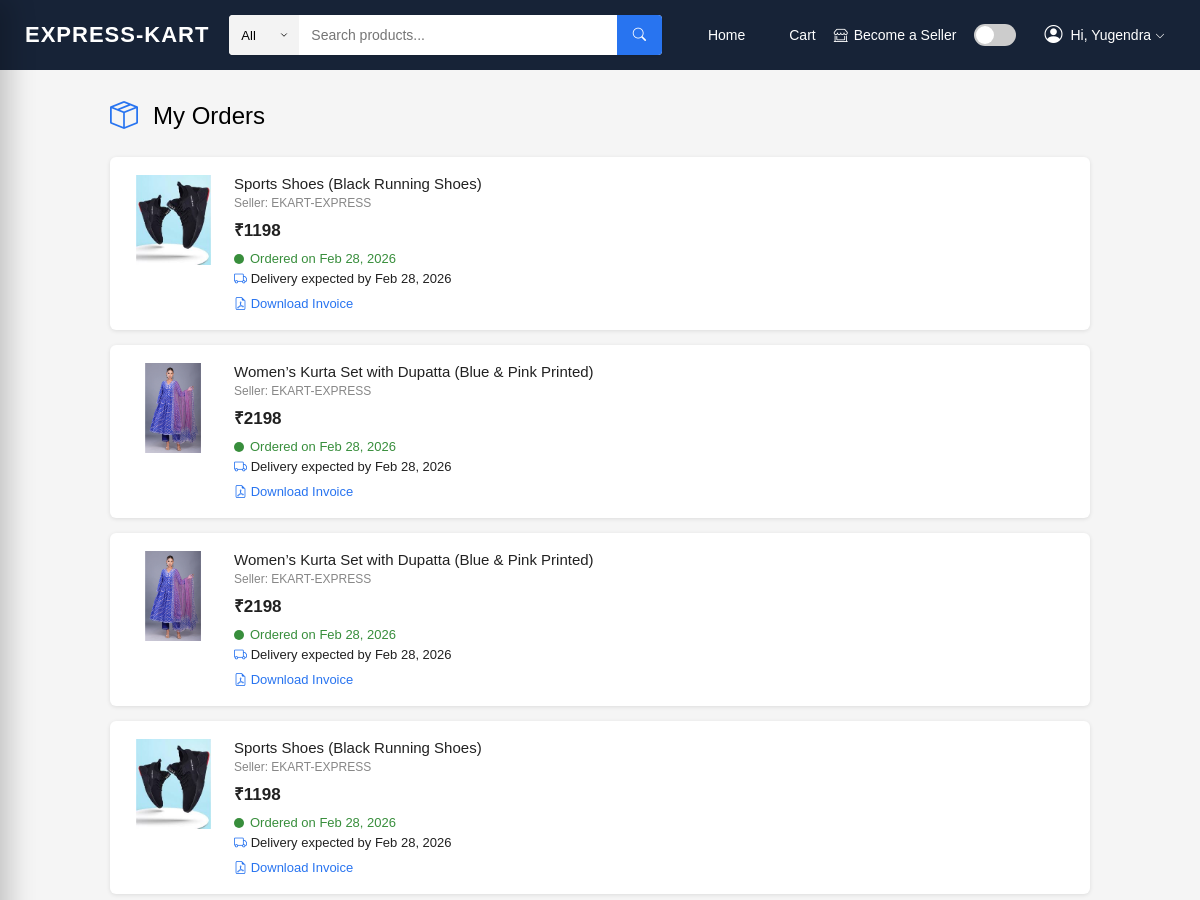
The page /user/my-orders (signed in, upper part) on the database as committed earlier.
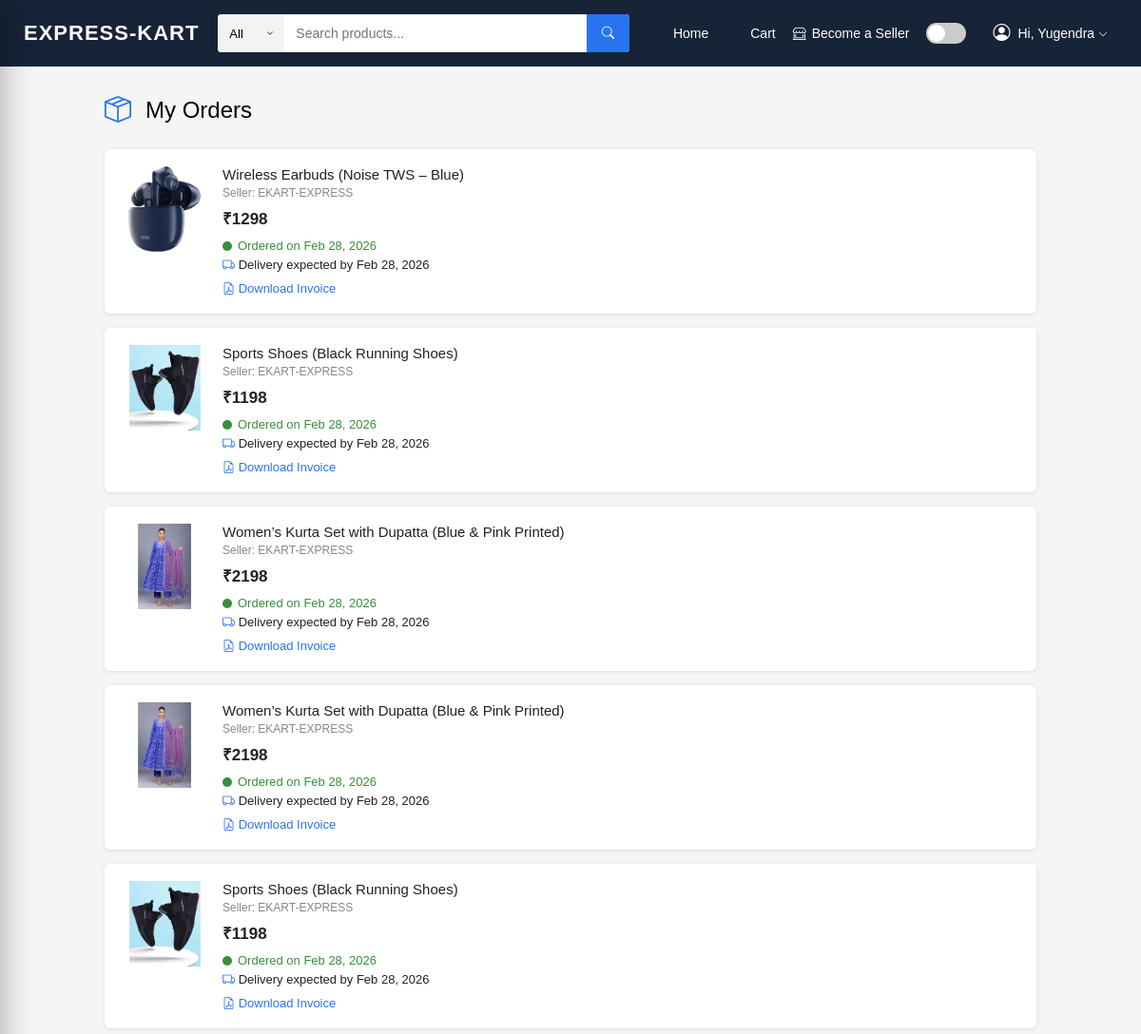
The same page on the database as committed later.
### tables this page shows
CREATE TABLE orders (
        order_id INTEGER PRIMARY KEY AUTOINCREMENT,
        user_id INTEGER,
        razorpay_order_id TEXT,
        razorpay_payment_id TEXT,
        amount REAL,
        payment_status TEXT,
        created_at DATETIME DEFAULT CURRENT_TIMESTAMP, address TEXT,
        FOREIGN KEY (user_id) REFERENCES users (user_id)
    );

### app.py (the view)
@app.route('/user/my-orders')
def my_orders():
    if 'user_id' not in session:
        flash("Please login!", "danger")
        return redirect('/user-login')
    conn = get_db_connection()
    cursor = conn.cursor()
    cursor.execute("""
        SELECT o.*,
            (SELECT p.name FROM order_items oi
             JOIN products p ON oi.product_id = p.product_id
             WHERE oi.order_id = o.order_id LIMIT 1) as product_name,
            (SELECT p.image FROM order_items oi
             JOIN products p ON oi.product_id = p.product_id
             WHERE oi.order_id = o.order_id LIMIT 1) as product_image
        FROM orders o
        WHERE o.user_id = ?
        ORDER BY o.created_at DESC
    """, (session['user_id'],))
    orders = cursor.fetchall()
    cursor.close()
    conn.close()
    return render_template("user/my_orders.html", orders=orders)

### app.py (called while the page is built)
def get_db_connection():
    conn = sqlite3.connect(config.DB_PATH)
    conn.row_factory = sqlite3.Row
    return conn

@app.template_filter('strftime')
def strftime_filter(date_str, format='%b %d, %Y'):
    if not date_str:
        return ""
    if isinstance(date_str, str):
        try:
            from datetime import datetime
            dt = datetime.strptime(date_str, '%Y-%m-%d %H:%M:%S')
            return dt.strftime(format)
        except Exception:
            return date_str
    return date_str.strftime(format)

### templates/user/my_orders.html (shortened to what this page needs)
{% extends 'base.html' %}
{% block content %}
<div style="max-width: 1000px; margin: 30px auto; padding: 0 10px;">
    <div style="display: flex; align-items: center; gap: 15px; margin-bottom: 25px;">
        <i class="bi bi-box-seam" style="font-size: 28px; color: #2874f0;"></i>
        <h1 style="font-size: 24px; font-weight: 500; margin: 0;">My Orders</h1>
    </div>
    {% if not orders %}
    <div class="success-container">
        <img src="https://rukminim2.flixcart.com/www/800/800/promos/16/05/2019/d438a32e-765a-4d8b-b4a6-520b560971e8.png?q=90"
            width="200" style="margin-bottom: 20px;">
        <h3>You have no orders yet!</h3>
        <p style="color: #878787; margin-bottom: 20px;">Start shopping to see your orders here.</p>
        <a href="/user/products" class="btn-delivery"
            style="background: #2874f0; text-decoration: none; padding: 12px 60px;">Shop Now</a>
    </div>
    {% else %}
    <div class="orders-list">
        {% for order in orders %}
        <div class="order-card-mobile" onclick="window.location.href='/user/order-success/{{ order.order_id }}';"
            style="cursor: pointer;">
            <div class="ocm-img">
                <img src="/static/uploads/product_images/{{ order.product_image }}" alt="{{ order.product_name }}">
            </div>
            <div class="ocm-info">
                <div class="ocm-name">{{ order.product_name }}</div>
                <div class="ocm-seller">Seller: EKART-EXPRESS</div>
                <div class="ocm-price">₹{{ order.amount|int }}</div>
                <div class="ocm-status">
                    <span class="status-dot status-success"></span>
                    <span>Ordered on {{ order.created_at | strftime('%b %d, %Y') }}</span>
                </div>
                <div class="ocm-delivery">
                    <i class="bi bi-truck" style="color: #2874f0;"></i>
                    Delivery expected by {{ order.created_at | strftime('%b %d, %Y') }}
                </div>
                <a href="/user/download-invoice/{{ order.order_id }}" onclick="event.stopPropagation();"
                    class="ocm-invoice">
                    <i class="bi bi-file-earmark-pdf"></i> Download Invoice
                </a>
            </div>
        </div>
        {% endfor %}
    </div>
    {% endif %}
</div>
{% endblock %}

Rows that differ between the two databases and show on the page:
added orders: shows a picture, product_name "Wireless Earbuds (Noise TWS – Blue)", amount "1298", created_at|strftime "Feb 28, 2026"
